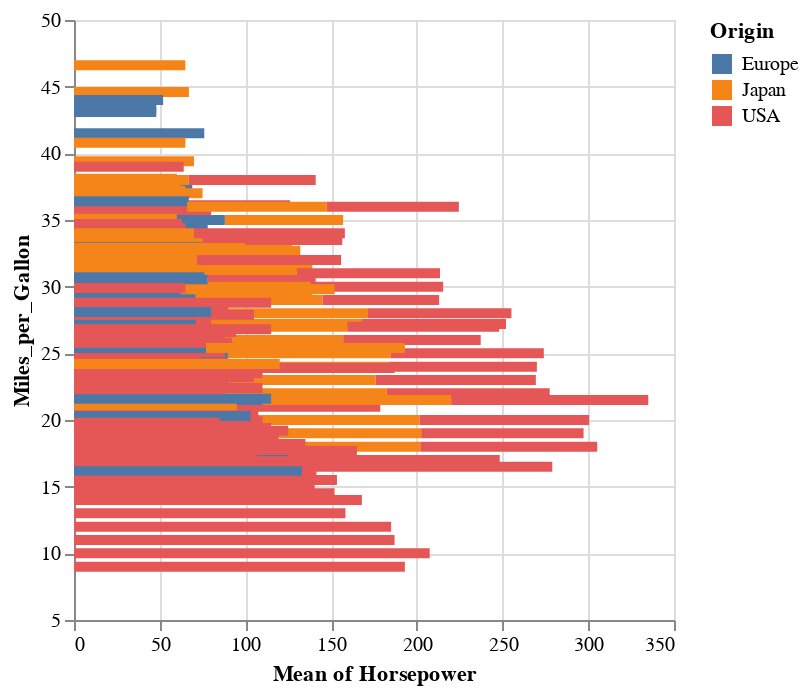

The cell this chart's notebook holds for it:
### Code cell
from vega_datasets import data
cars = data.cars()
alt.Chart(cars).mark_point().encode(x='mean(Miles_per_Gallon)',y='Horsepower', color='Origin').interactive()
alt.Chart(cars).mark_bar().encode(x='mean(Horsepower)',y='Miles_per_Gallon', color='Origin').interactive()

### Figure 1 — Vega-Lite specification as saved in the notebook (floating-point values rounded to 4 significant figures; data arrays with more than 128 entries replaced by an {"elided": "..."} marker saying what was removed)
{"config": {"view": {"continuousWidth": 300, "continuousHeight": 300}}, "data": {"name": "data-583e73726c1545c56c203344161a975c"}, "mark": {"type": "bar"}, "encoding": {"color": {"field": "Origin", "type": "nominal"}, "x": {"aggregate": "mean", "field": "Horsepower", "type": "quantitative"}, "y": {"field": "Miles_per_Gallon", "type": "quantitative"}}, "params": [{"name": "param_2", "select": {"type": "interval", "encodings": ["x", "y"]}, "bind": "scales"}], "$schema": "https://vega.github.io/schema/vega-lite/v5.20.1.json", "datasets": {"data-583e73726c1545c56c203344161a975c": {"elided": "406 records"}}}
